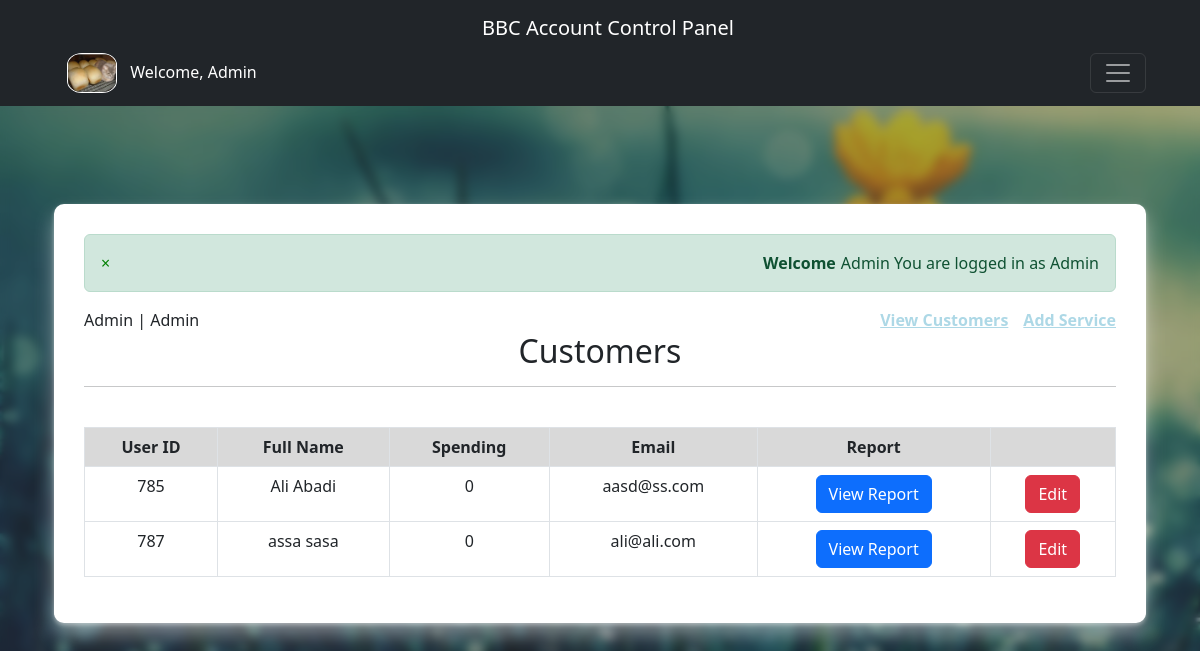
/customers.php (signed in), run on an earlier commit of the app's database.
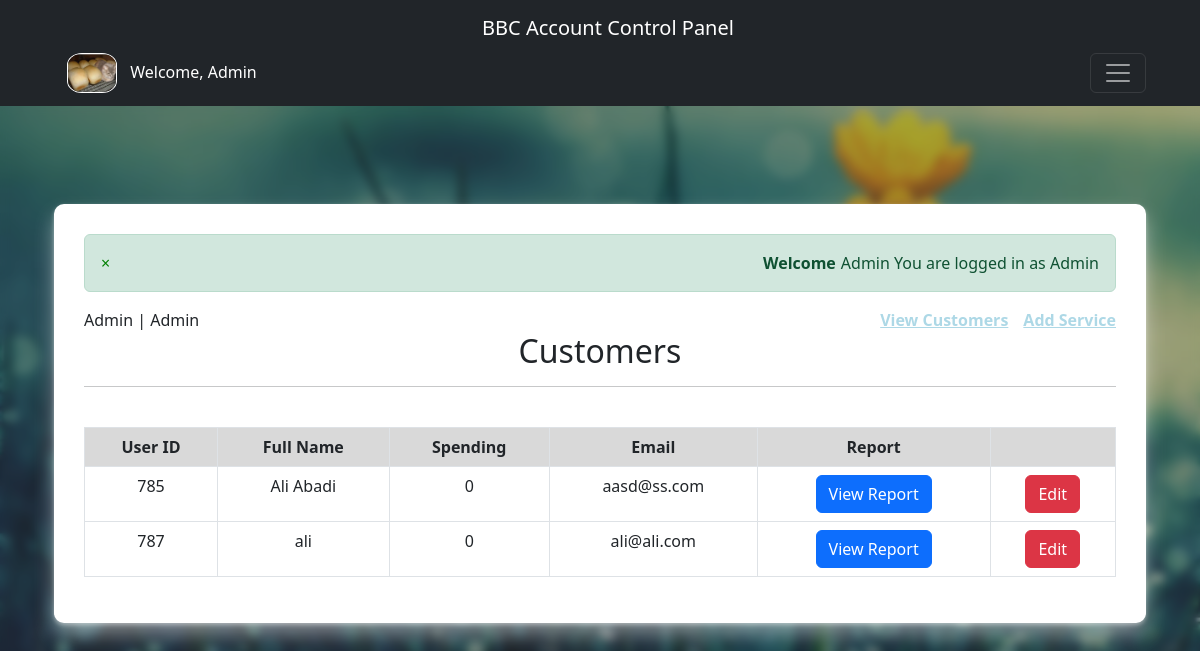
And on a later commit of the database.
### tables this page shows
CREATE TABLE `user` (
  `id` int(11) NOT NULL,
  `fullName` varchar(80) NOT NULL,
  `image` varchar(255) NOT NULL,
  `email` varchar(255) NOT NULL,
  `password` char(128) NOT NULL,
  `phone_number` varchar(15) DEFAULT NULL,
  `user_type` char(3) NOT NULL DEFAULT 'CTM',
  `created_at` datetime NOT NULL DEFAULT current_timestamp(),
  `updated_at` datetime NOT NULL DEFAULT current_timestamp() ON UPDATE current_timestamp(),
  `spending` int(5) NOT NULL
);

### includes/config.php (called while the page is built, shortened)
<?php
class config
{
    private $host = "localhost";
    private $user = "root";
    private $pass = "";
    private $dbnm = "servicesystem";
    private $dbh;
    private $stmt;
    public function __construct()
    {
        $dsn = "mysql:host=" . $this->host . "; dbname=" . $this->dbnm;
        $options = array(
            PDO::ATTR_PERSISTENT => true,
            PDO::ATTR_ERRMODE => PDO::ERRMODE_EXCEPTION
        );
        try {
            $this->dbh = new PDO($dsn, $this->user, $this->pass, $options);
        } catch (PDOException $error) {
            $this->errmsg = $error->getMessage();
            echo $this->errmsg;
        }
    }
    public function query($query)
    {
        $this->stmt = $this->dbh->prepare($query);
    }
    public function execute()
    {
        return $this->stmt->execute();
    }
    public function fetchMultiple()
    {
        $this->execute();
        return $this->stmt->fetchAll(PDO::FETCH_ASSOC);
    }
}
?>

### customers.php (the view, shortened to what this page needs)
<?php
require('includes/header.php');
require('includes/config.php');
require('includes/functions.php');
$db = new config;
$db->query('SELECT * FROM user where user_type = "CTM"');
$results = $db->fetchMultiple();
?>
<div class="container" style="background-color: aliceblue;padding: 30px;border-radius: 10px;box-shadow: 0 12px 20px 0 rgb(255 255 255 / 43%), 0 2px 4px 0 rgb(255 255 255 / 42%);background-color:#fff;">
  <div class="jumbotron">
    <div style="display: flex;justify-content:space-between;align-items:center;">
    <?php echo $_SESSION['user_data']['fullName'] ?> | Admin
    <div style="display: flex;gap:15px;">
  <?php if (isset($_SESSION['user_is_logged_in'])) {
  echo ' <small style="display: block;text-align: right;" id="o22"><a href="customers.php"> View Customers</a> </small>';
  echo ' <small style="display: block;text-align: right;" id="o33"><a href="add_service.php"> Add Service</a> </small>';
}
?>
</div>
</div>
    <h2 class="text-center">Customers</h2>
    <hr>
    <br>
    <table class="table table-bordered table-hover text-center">
      <thead>
        <tr>
          <th class="text-center">User ID</th>
          <th class="text-center">Full Name</th>
          <th class="text-center">Spending</th>
          <th class="text-center">Email</th>
          <th class="text-center">Report</th>
          <th class="text-center"></th>
        </tr>
      </thead>
      <tbody>
        <?php  foreach($results as $result) : ?>
        <tr>
          <td>
            <?php echo $result['id'] ?>
          </td>
          <td>
            <?php echo $result['fullName'] ?>
          </td>
          <td>
            <?php echo $result['spending'] ?>
          </td>
          <td>
            <?php echo $result['email'] ?>
          </td>
          <td><a href="reports.php?cus_id=<?php echo $result['id'] ?>" class='btn btn-primary'>View Report</a></td>
          <td><a href="edit.php?cus_id=<?php echo $result['id'] ?>" class='btn btn-danger'>Edit</a></td>
        </tr>
        <?php endforeach ; ?>
      </tbody>
    </table>
  </div>
</div>
</div>
</div>
</body>
</html>

### includes/header.php (shortened to what this page needs)
<html>
<head>
    <link rel="stylesheet" href="https://cdn.jsdelivr.net/npm/bootstrap@5.2.2/dist/css/bootstrap.rtl.min.css"
>
    <link rel="stylesheet" href="css/header.css">
</head>
<body>
    <?php
    if (isset($_SESSION['activeUser']) || isset($_SESSION['user_is_logged_in'])) {
        $fullname = $_SESSION['user_data']['fullName'];
        $imageo = $_SESSION['user_data']['imgoh'];
    }
    ?>
    <nav class="navbar navbar-dark bg-dark">
        <div class="container">
            <div class="container-fluid">
                <a class="navbar-brand" href="customers.php" style="display: block;text-align: center;">BBC Account
                    Control Panel</a>
                <div style="display: flex;gap: 10px;justify-content: space-between;align-items: center;">
                    <h5 class="text-white h6" style="margin: 0; padding:5px">
                        <a class="navbar-brand mx-2" href="#">
                            <img src="uploaded_image/<?php echo $imageo; ?>" alt="Image" width="50" height="40"
                                style="border-radius: 30%;border:1px solid white;">
                        </a>
                        Welcome, <?php echo $fullname ?>
                    </h5>
                    <button class="navbar-toggler" type="button" data-bs-toggle="collapse"
                        data-bs-target="#navbarToggleExternalContent" aria-controls="navbarToggleExternalContent"
                        aria-expanded="false" aria-label="Toggle navigation">
                        <span class="navbar-toggler-icon"></span>
                    </button>
                </div>
            </div>
        </div>
    </nav>
    <div class="container" style="position: relative; padding-top:50px;padding-bottom:100px;">
        <div class="container-fluid pt-5">

### includes/functions.php (shortened to what this page needs)
<?php
function showmsg()
{
    if (isset($_SESSION['msg'])) {
        echo $_SESSION['msg'];
    }
}
?>

### css/header.css (style rules this page uses)
body { background-image: url(../img/Admin-wall.jpg); background-repeat: no-repeat; background-size: cover; position: relative; min-height: 100vh; }
body::before { content: ''; position: absolute; left: 0; top: 0; width: 100%; height: 100%; background-color: rgba(0, 0, 0, 0.35); backdrop-filter: blur(5px); }
#o22 a { color: lightblue; font-size: 16px; font-weight: bold; transition: 0.3s; }
#o33 a { color: lightblue; font-size: 16px; font-weight: bold; transition: 0.3s; }
th { background-color: rgba(0, 0, 0, 0.15) !important; }
td { transition: 0.5s; }
div.alert.alert-success.text-center { display: flex; justify-content: space-between; align-items: center; }
div.alert.alert-success.text-center a { color: green; text-decoration: none; }
div.alert.alert-success.text-center strong { flex: 1; text-align: right; margin-right: 5px; }

What changed in the data, as far as the page shows it:
changed user "ali@ali.com": fullName "assa sasa" → "ali"
